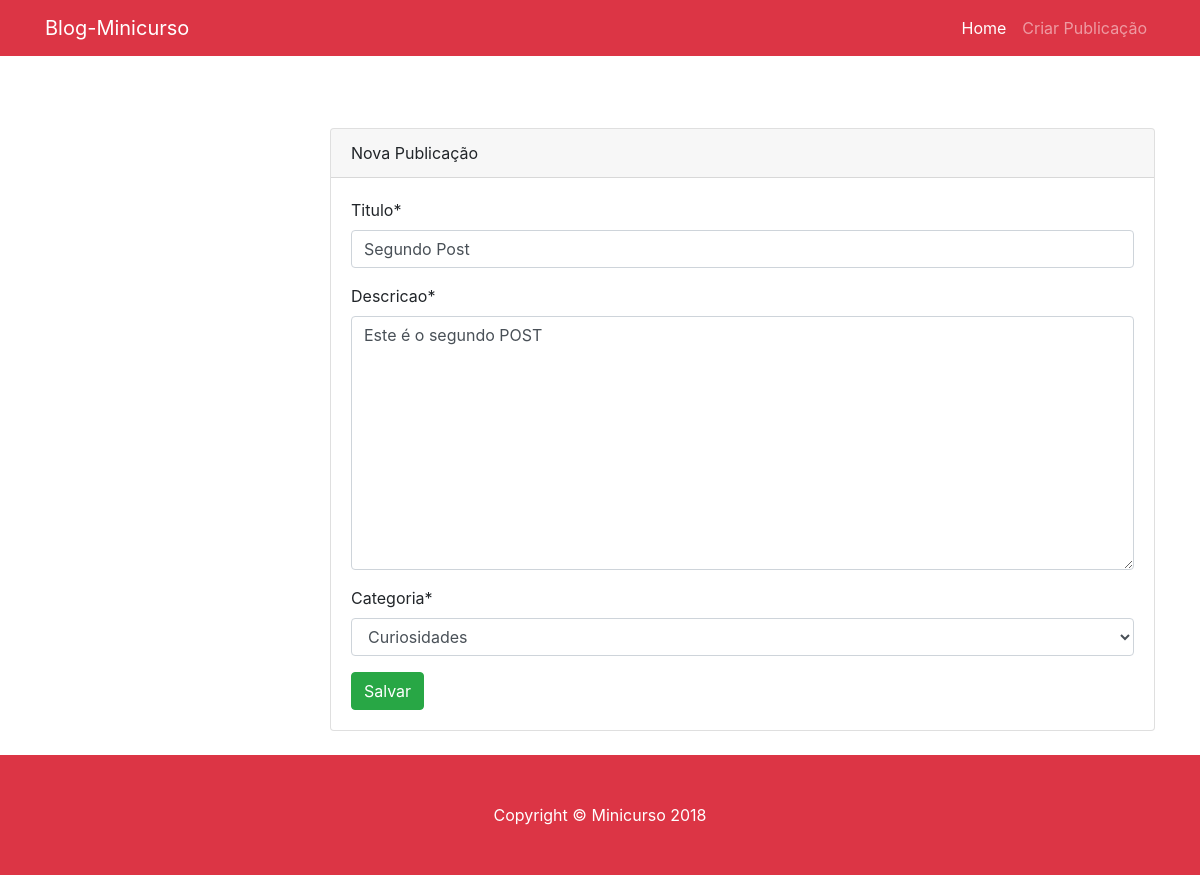
Page /editar/16/ on the committed database.
### publicacoes/models.py (models this page shows, shortened)
class Publicacao(models.Model):
	titulo = models.CharField(max_length=100)
	descricao = models.TextField()
	dt_criaco = models.DateField(auto_now_add=True)
	categoria = models.ForeignKey(Categoria, on_delete=models.CASCADE)
	class Meta:
		verbose_name_plural = 'Publicações'

### publicacoes/views.py (the view)
# urls.py: path('editar/<int:id>/', editaPublicacao, name='url_editar'),
def editaPublicacao(request, id):
	data = {}
	posts = Publicacao.objects.get(id=id)
	form = PublicacaoForm(request.POST or None, instance=posts)
	if form.is_valid():
		form.save()
		return redirect('url_home')
	data['form'] = form
	return render(request, 'publicacoes/formulario.html', data)

### publicacoes/form.py
class PublicacaoForm(ModelForm):
	class Meta:
		model = Publicacao
		fields = ['titulo', 'descricao', 'categoria']

### publicacoes/models.py (called while the page is built)
	def __str__(self):
		return self.nome

### publicacoes/templates/publicacoes/formulario.html (shortened to what this page needs)
<!DOCTYPE html>
<html>
   <head>
      <link rel="stylesheet" href="https://stackpath.bootstrapcdn.com/bootstrap/4.1.3/css/bootstrap.min.css">
   </head>
   <body>
      {% include "publicacoes/menu.html" %}
      <br>
      <br>
      <div class="container">
         <div class="row">
            <div class="col-lg-3"></div>
            <div class="col-lg-9">
               <div class="card card-outline-secondary my-4">
                  <div class="card-header">
                     Nova Publicação
                  </div>
                  <div class="card-body">
                     {% load crispy_forms_tags %}
                     <form method="POST">
                        {{form|crispy}}
                        <input type="submit"  class="btn btn-success" value="Salvar">
                     </form>
                  </div>
               </div>
            </div>
         </div>
      </div>
      {% include "publicacoes/footer.html" %}
   </body>
</html>

### rows in the picture
Publicacao: titulo "Segundo Post", descricao "Este é o segundo POST", categoria "Curiosidades"
